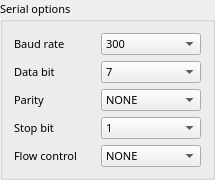
                 <widget class="QGroupBox" name="group_serialconfig_4">
                  <property name="minimumSize">
                   <size>
                    <width>215</width>
                    <height>175</height>
                   </size>
                  </property>
                  <property name="maximumSize">
                   <size>
                    <width>215</width>
                    <height>180</height>
                   </size>
                  </property>
                  <property name="font">
                   <font>
                    <family>맑은 고딕</family>
                    <pointsize>8</pointsize>
                   </font>
                  </property>
                  <property name="title">
                   <string>Serial options</string>
                  </property>
                  <layout class="QGridLayout" name="gridLayout_160">
                   <item row="0" column="0">
                    <layout class="QHBoxLayout" name="horizontalLayout_27">
                     <item>
                      <widget class="QLabel" name="label_200">
                       <property name="minimumSize">
                        <size>
                         <width>68</width>
                         <height>22</height>
                        </size>
                       </property>
                       <property name="maximumSize">
                        <size>
                         <width>16777215</width>
                         <height>22</height>
                        </size>
                       </property>
                       <property name="font">
                        <font>
                         <family>맑은 고딕</family>
                         <pointsize>8</pointsize>
                        </font>
                       </property>
                       <property name="text">
                        <string>Baud rate</string>
                       </property>
                      </widget>
                     </item>
                     <item>
                      <widget class="QComboBox" name="ch2_baud">
                       <property name="minimumSize">
                        <size>
                         <width>100</width>
                         <height>22</height>
                        </size>
                       </property>
                       <property name="maximumSize">
                        <size>
                         <width>100</width>
                         <height>22</height>
                        </size>
                       </property>
                       <property name="font">
                        <font>
                         <family>맑은 고딕</family>
                         <pointsize>8</pointsize>
                        </font>
                       </property>
                       <property name="editable">
                        <bool>false</bool>
                       </property>
                       <property name="currentText">
                        <string>300</string>
                       </property>
                       <property name="sizeAdjustPolicy">
                        <enum>QComboBox::AdjustToContents</enum>
                       </property>
                       <item>
                        <property name="text">
                         <string>300</string>
                        </property>
                       </item>
                       <item>
                        <property name="text">
                         <string>600</string>
                        </property>
                       </item>
                       <item>
                        <property name="text">
                         <string>1200</string>
                        </property>
                       </item>
                       <item>
                        <property name="text">
                         <string>1800</string>
                        </property>
                       </item>
                       <item>
                        <property name="text">
                         <string>2400</string>
                        </property>
                       </item>
                       <item>
                        <property name="text">
                         <string>4800</string>
                        </property>
                       </item>
                       <item>
                        <property name="text">
                         <string>9600</string>
                        </property>
                       </item>
                       <item>
                        <property name="text">
                         <string>14400</string>
                        </property>
                       </item>
                       <item>
                        <property name="text">
                         <string>19200</string>
                        </property>
                       </item>
                       <item>
                        <property name="text">
                         <string>28800</string>
                        </property>
                       </item>
                       <item>
                        <property name="text">
                         <string>38400</string>
                        </property>
                       </item>
                       <item>
                        <property name="text">
                         <string>57600</string>
                        </property>
                       </item>
                       <item>
                        <property name="text">
                         <string>115200</string>
                        </property>
                       </item>
                       <item>
                        <property name="text">
                         <string>230400</string>
                        </property>
                       </item>
                       <item>
                        <property name="text">
                         <string>460800</string>
                        </property>
                       </item>
                      </widget>
                     </item>
                    </layout>
                   </item>
                   <item row="1" column="0">
                    <layout class="QHBoxLayout" name="horizontalLayout_28">
                     <item>
                      <widget class="QLabel" name="label_201">
                       <property name="minimumSize">
                        <size>
                         <width>68</width>
                         <height>22</height>
                        </size>
                       </property>
                       <property name="maximumSize">
                        <size>
                         <width>16777215</width>
                         <height>22</height>
                        </size>
                       </property>
                       <property name="font">
                        <font>
                         <family>맑은 고딕</family>
                         <pointsize>8</pointsize>
                        </font>
                       </property>
                       <property name="text">
                        <string>Data bit</string>
                       </property>
                      </widget>
                     </item>
                     <item>
                      <widget class="QComboBox" name="ch2_databit">
                       <property name="minimumSize">
                        <size>
                         <width>100</width>
                         <height>22</height>
                        </size>
                       </property>
                       <property name="maximumSize">
                        <size>
                         <width>100</width>
                         <height>22</height>
                        </size>
                       </property>
                       <property name="font">
                        <font>
                         <family>맑은 고딕</family>
                         <pointsize>8</pointsize>
                        </font>
                       </property>
                       <property name="currentText">
                        <string>7</string>
                       </property>
                       <property name="sizeAdjustPolicy">
                        <enum>QComboBox::AdjustToContents</enum>
                       </property>
                       <item>
                        <property name="text">
                         <string>7</string>
                        </property>
                       </item>
                       <item>
                        <property name="text">
                         <string>8</string>
                        </property>
                       </item>
                      </widget>
                     </item>
                    </layout>
                   </item>
                   <item row="2" column="0">
                    <layout class="QHBoxLayout" name="horizontalLayout_29">
                     <item>
                      <widget class="QLabel" name="label_202">
                       <property name="minimumSize">
                        <size>
                         <width>68</width>
                         <height>22</height>
                        </size>
                       </property>
                       <property name="maximumSize">
                        <size>
                         <width>16777215</width>
                         <height>22</height>
                        </size>
                       </property>
                       <property name="font">
                        <font>
                         <family>맑은 고딕</family>
                         <pointsize>8</pointsize>
                        </font>
                       </property>
                       <property name="text">
                        <string>Parity</string>
                       </property>
                      </widget>
                     </item>
                     <item>
                      <widget class="QComboBox" name="ch2_parity">
                       <property name="minimumSize">
                        <size>
                         <width>100</width>
                         <height>22</height>
                        </size>
                       </property>
                       <property name="maximumSize">
                        <size>
                         <width>100</width>
                         <height>22</height>
                        </size>
                       </property>
                       <property name="font">
                        <font>
                         <family>맑은 고딕</family>
                         <pointsize>8</pointsize>
                        </font>
                       </property>
                       <property name="currentText">
                        <string>NONE</string>
                       </property>
                       <property name="sizeAdjustPolicy">
                        <enum>QComboBox::AdjustToContents</enum>
                       </property>
                       <item>
                        <property name="text">
                         <string>NONE</string>
                        </property>
                       </item>
                       <item>
                        <property name="text">
                         <string>ODD</string>
                        </property>
                       </item>
                       <item>
                        <property name="text">
                         <string>EVEN</string>
                        </property>
                       </item>
                      </widget>
                     </item>
                    </layout>
                   </item>
                   <item row="3" column="0">
                    <layout class="QHBoxLayout" name="horizontalLayout_30">
                     <item>
                      <widget class="QLabel" name="label_203">
                       <property name="minimumSize">
                        <size>
                         <width>68</width>
                         <height>22</height>
                        </size>
                       </property>
                       <property name="maximumSize">
                        <size>
                         <width>16777215</width>
                         <height>22</height>
                        </size>
                       </property>
                       <property name="font">
                        <font>
                         <family>맑은 고딕</family>
                         <pointsize>8</pointsize>
                        </font>
                       </property>
                       <property name="text">
                        <string>Stop bit</string>
                       </property>
                      </widget>
                     </item>
                     <item>
                      <widget class="QComboBox" name="ch2_stopbit">
                       <property name="minimumSize">
                        <size>
                         <width>100</width>
                         <height>22</height>
                        </size>
                       </property>
                       <property name="maximumSize">
                        <size>
                         <width>100</width>
                         <height>22</height>
                        </size>
                       </property>
                       <property name="font">
                        <font>
                         <family>맑은 고딕</family>
                         <pointsize>8</pointsize>
                        </font>
                       </property>
                       <property name="currentText">
                        <string>1</string>
                       </property>
                       <property name="sizeAdjustPolicy">
                        <enum>QComboBox::AdjustToContents</enum>
                       </property>
                       <item>
                        <property name="text">
                         <string>1</string>
                        </property>
                       </item>
                       <item>
                        <property name="text">
                         <string>2</string>
                        </property>
                       </item>
                      </widget>
                     </item>
                    </layout>
                   </item>
                   <item row="4" column="0">
                    <layout class="QHBoxLayout" name="horizontalLayout_31">
                     <item>
                      <widget class="QLabel" name="label_204">
                       <property name="minimumSize">
                        <size>
                         <width>68</width>
                         <height>22</height>
                        </size>
                       </property>
                       <property name="maximumSize">
                        <size>
                         <width>16777215</width>
                         <height>22</height>
                        </size>
                       </property>
                       <property name="font">
                        <font>
                         <family>맑은 고딕</family>
                         <pointsize>8</pointsize>
                        </font>
                       </property>
                       <property name="text">
                        <string>Flow control</string>
                       </property>
                      </widget>
                     </item>
                     <item>
                      <widget class="QComboBox" name="ch2_flow">
                       <property name="minimumSize">
                        <size>
                         <width>100</width>
                         <height>22</height>
                        </size>
                       </property>
                       <property name="maximumSize">
                        <size>
                         <width>100</width>
                         <height>22</height>
                        </size>
                       </property>
                       <property name="font">
                        <font>
                         <family>맑은 고딕</family>
                         <pointsize>8</pointsize>
                        </font>
                       </property>
                       <property name="currentText">
                        <string>NONE</string>
                       </property>
                       <property name="currentIndex">
                        <number>0</number>
                       </property>
                       <property name="sizeAdjustPolicy">
                        <enum>QComboBox::AdjustToContents</enum>
                       </property>
                       <property name="modelColumn">
                        <number>0</number>
                       </property>
                       <item>
                        <property name="text">
                         <string>NONE</string>
                        </property>
                       </item>
                       <item>
                        <property name="text">
                         <string>XON/XOFF</string>
                        </property>
                       </item>
                       <item>
                        <property name="text">
                         <string>RTS/CTS</string>
                        </property>
                       </item>
                       <item>
                        <property name="text">
                         <string>RTS on TX</string>
                        </property>
                       </item>
                       <item>
                        <property name="text">
                         <string>RTS on TX (invert)</string>
                        </property>
                       </item>
                      </widget>
                     </item>
                    </layout>
                   </item>
                  </layout>
                 </widget>
